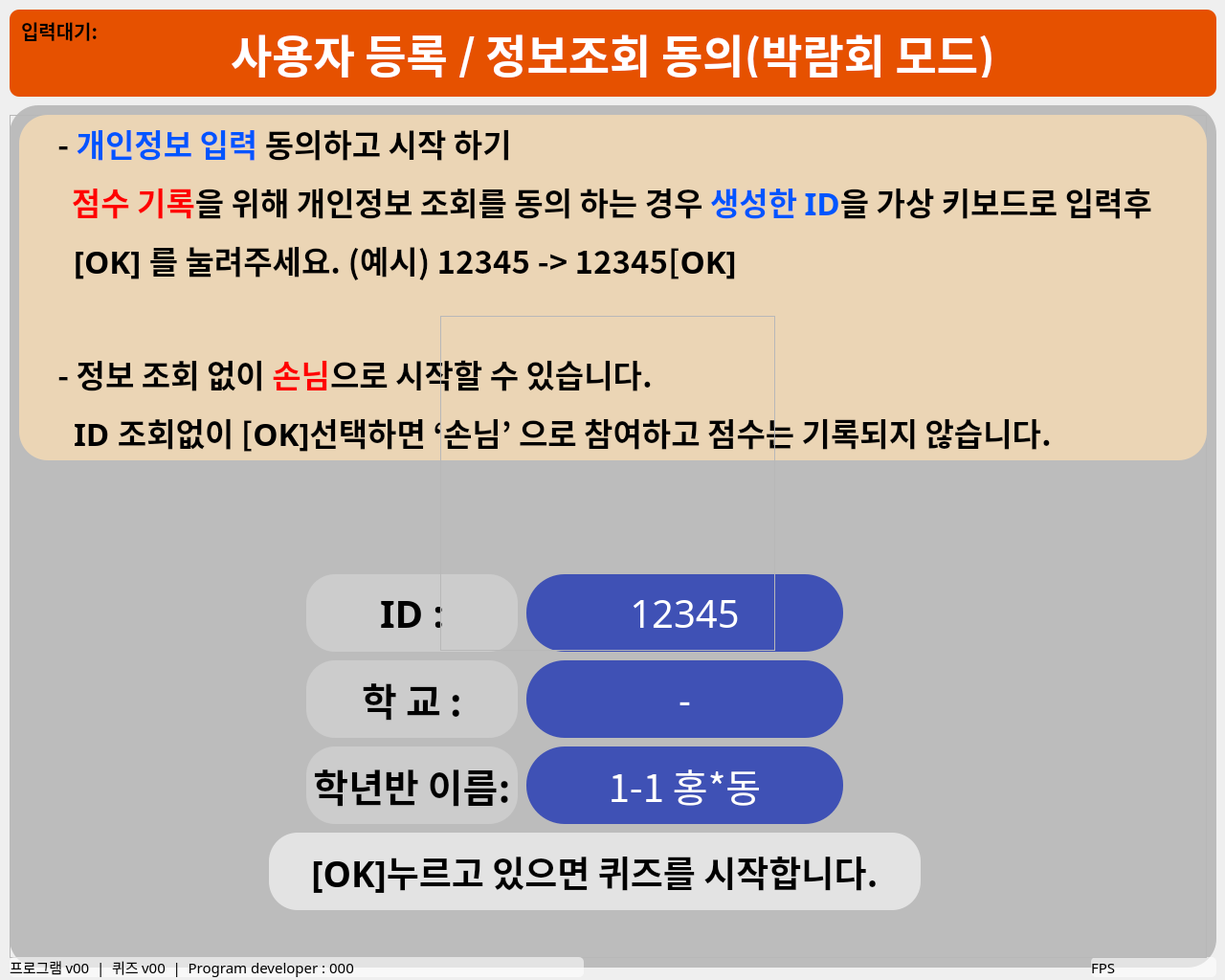
<?xml version="1.0" encoding="UTF-8"?>
<ui version="4.0">
 <class>user_reg</class>
 <widget class="QWidget" name="user_reg">
  <property name="geometry">
   <rect>
    <x>0</x>
    <y>0</y>
    <width>1280</width>
    <height>1024</height>
   </rect>
  </property>
  <property name="windowTitle">
   <string>Form</string>
  </property>
  <widget class="QFrame" name="fr_top_quiz">
   <property name="enabled">
    <bool>true</bool>
   </property>
   <property name="geometry">
    <rect>
     <x>10</x>
     <y>10</y>
     <width>1261</width>
     <height>91</height>
    </rect>
   </property>
   <property name="styleSheet">
    <string notr="true">background-color: #E65100;
border-radius: 10px;</string>
   </property>
   <property name="frameShape">
    <enum>QFrame::StyledPanel</enum>
   </property>
   <property name="frameShadow">
    <enum>QFrame::Raised</enum>
   </property>
  </widget>
  <widget class="QLabel" name="lb_fps">
   <property name="geometry">
    <rect>
     <x>1140</x>
     <y>1000</y>
     <width>131</width>
     <height>21</height>
    </rect>
   </property>
   <property name="font">
    <font>
     <family>나눔스퀘어라운드 Bold</family>
     <pointsize>11</pointsize>
    </font>
   </property>
   <property name="styleSheet">
    <string notr="true">border-radius: 5px;
background-color: rgba(255, 255, 255, 150);</string>
   </property>
   <property name="text">
    <string>FPS</string>
   </property>
   <property name="alignment">
    <set>Qt::AlignLeading|Qt::AlignLeft|Qt::AlignVCenter</set>
   </property>
  </widget>
  <widget class="QFrame" name="fr_main_quiz">
   <property name="geometry">
    <rect>
     <x>10</x>
     <y>120</y>
     <width>1251</width>
     <height>881</height>
    </rect>
   </property>
   <property name="frameShape">
    <enum>QFrame::StyledPanel</enum>
   </property>
   <property name="frameShadow">
    <enum>QFrame::Raised</enum>
   </property>
   <widget class="QLabel" name="lb_chAnswer">
    <property name="geometry">
     <rect>
      <x>271</x>
      <y>750</y>
      <width>681</width>
      <height>81</height>
     </rect>
    </property>
    <property name="minimumSize">
     <size>
      <width>110</width>
      <height>0</height>
     </size>
    </property>
    <property name="font">
     <font>
      <family>나눔스퀘어라운드 ExtraBold</family>
      <pointsize>28</pointsize>
      <italic>false</italic>
      <bold>true</bold>
      <underline>false</underline>
      <strikeout>false</strikeout>
      <kerning>true</kerning>
     </font>
    </property>
    <property name="styleSheet">
     <string notr="true">background-color: rgba(255, 255, 255, 150);
border-radius: 30px;</string>
    </property>
    <property name="text">
     <string>[OK]누르고 있으면 퀴즈를 시작합니다.</string>
    </property>
    <property name="alignment">
     <set>Qt::AlignCenter</set>
    </property>
    <property name="wordWrap">
     <bool>true</bool>
    </property>
   </widget>
   <widget class="QLabel" name="lb_question">
    <property name="geometry">
     <rect>
      <x>10</x>
      <y>0</y>
      <width>1241</width>
      <height>361</height>
     </rect>
    </property>
    <property name="minimumSize">
     <size>
      <width>110</width>
      <height>0</height>
     </size>
    </property>
    <property name="font">
     <font>
      <family>NanumSquareRound</family>
      <pointsize>25</pointsize>
      <bold>true</bold>
     </font>
    </property>
    <property name="autoFillBackground">
     <bool>false</bool>
    </property>
    <property name="styleSheet">
     <string notr="true">background-color: rgba(255, 224, 178, 180);
border-radius: 30px;</string>
    </property>
    <property name="text">
     <string/>
    </property>
    <property name="alignment">
     <set>Qt::AlignLeading|Qt::AlignLeft|Qt::AlignVCenter</set>
    </property>
    <property name="wordWrap">
     <bool>true</bool>
    </property>
   </widget>
   <widget class="QLabel" name="lb_msg">
    <property name="geometry">
     <rect>
      <x>50</x>
      <y>0</y>
      <width>1181</width>
      <height>361</height>
     </rect>
    </property>
    <property name="font">
     <font>
      <family>나눔스퀘어라운드 ExtraBold</family>
      <pointsize>25</pointsize>
      <bold>true</bold>
     </font>
    </property>
    <property name="styleSheet">
     <string notr="true"/>
    </property>
    <property name="text">
     <string>&lt;html&gt;&lt;head/&gt;&lt;body&gt;&lt;p&gt;- &lt;span style=&quot; color:#0055ff;&quot;&gt;개인정보 입력&lt;/span&gt; 동의하고 시작 하기&lt;/p&gt;&lt;p&gt;&amp;nbsp;&amp;nbsp;&lt;span style=&quot; color:#ff0000;&quot;&gt;점수 기록&lt;/span&gt;을 위해 개인정보 조회를 동의 하는 경우 &lt;span style=&quot; color:#0055ff;&quot;&gt; 생성한 ID&lt;/span&gt;을 가상 키보드로 입력후&lt;/p&gt;&lt;p&gt;&amp;nbsp;&amp;nbsp;[OK] 를 눌려주세요. (예시) 12345 -&amp;gt; 12345[OK] &lt;/p&gt;&lt;p&gt;&amp;nbsp;&amp;nbsp;&lt;/p&gt;&lt;p&gt;- 정보 조회 없이 &lt;span style=&quot; color:#ff0000;&quot;&gt;손님&lt;/span&gt;으로 시작할 수 있습니다.&lt;/p&gt;&lt;p&gt;&amp;nbsp;&amp;nbsp;ID 조회없이 [OK]선택하면 ‘손님’ 으로 참여하고 점수는 기록되지 않습니다.&lt;/p&gt;&lt;/body&gt;&lt;/html&gt;</string>
    </property>
   </widget>
   <widget class="QLabel" name="lb_id">
    <property name="geometry">
     <rect>
      <x>540</x>
      <y>480</y>
      <width>331</width>
      <height>81</height>
     </rect>
    </property>
    <property name="font">
     <font>
      <family>나눔스퀘어라운드 ExtraBold</family>
      <pointsize>30</pointsize>
     </font>
    </property>
    <property name="styleSheet">
     <string notr="true">background-color: rgb(63, 81, 181);
border-radius: 40px;
color: rgb(255, 255, 255);</string>
    </property>
    <property name="text">
     <string>12345</string>
    </property>
    <property name="alignment">
     <set>Qt::AlignCenter</set>
    </property>
   </widget>
   <widget class="QLabel" name="lb_school">
    <property name="geometry">
     <rect>
      <x>540</x>
      <y>570</y>
      <width>331</width>
      <height>81</height>
     </rect>
    </property>
    <property name="font">
     <font>
      <family>나눔스퀘어라운드 ExtraBold</family>
      <pointsize>30</pointsize>
     </font>
    </property>
    <property name="styleSheet">
     <string notr="true">background-color: rgb(63, 81, 181);
border-radius: 40px;
color: rgb(255, 255, 255);</string>
    </property>
    <property name="text">
     <string>-</string>
    </property>
    <property name="alignment">
     <set>Qt::AlignCenter</set>
    </property>
   </widget>
   <widget class="QLabel" name="lb_chAnswer_2">
    <property name="geometry">
     <rect>
      <x>310</x>
      <y>480</y>
      <width>221</width>
      <height>81</height>
     </rect>
    </property>
    <property name="minimumSize">
     <size>
      <width>110</width>
      <height>0</height>
     </size>
    </property>
    <property name="font">
     <font>
      <family>나눔스퀘어라운드 ExtraBold</family>
      <pointsize>30</pointsize>
      <italic>false</italic>
      <bold>true</bold>
      <underline>false</underline>
      <strikeout>false</strikeout>
      <kerning>true</kerning>
     </font>
    </property>
    <property name="styleSheet">
     <string notr="true">background-color: rgba(255, 255, 255, 60);
border-radius: 30px;</string>
    </property>
    <property name="text">
     <string>&lt;html&gt;&lt;head/&gt;&lt;body&gt;&lt;p&gt; ID :&lt;/p&gt;&lt;/body&gt;&lt;/html&gt;</string>
    </property>
    <property name="alignment">
     <set>Qt::AlignCenter</set>
    </property>
    <property name="wordWrap">
     <bool>true</bool>
    </property>
   </widget>
   <widget class="QLabel" name="lb_chAnswer_3">
    <property name="geometry">
     <rect>
      <x>310</x>
      <y>570</y>
      <width>221</width>
      <height>81</height>
     </rect>
    </property>
    <property name="minimumSize">
     <size>
      <width>110</width>
      <height>0</height>
     </size>
    </property>
    <property name="font">
     <font>
      <family>나눔스퀘어라운드 ExtraBold</family>
      <pointsize>30</pointsize>
      <italic>false</italic>
      <bold>true</bold>
      <underline>false</underline>
      <strikeout>false</strikeout>
      <kerning>true</kerning>
     </font>
    </property>
    <property name="styleSheet">
     <string notr="true">background-color: rgba(255, 255, 255, 60);
border-radius: 30px;</string>
    </property>
    <property name="text">
     <string>&lt;html&gt;&lt;head/&gt;&lt;body&gt;&lt;p&gt;학 교 :&lt;/p&gt;&lt;/body&gt;&lt;/html&gt;</string>
    </property>
    <property name="alignment">
     <set>Qt::AlignCenter</set>
    </property>
    <property name="wordWrap">
     <bool>true</bool>
    </property>
   </widget>
   <widget class="QLabel" name="lb_chAnswer_4">
    <property name="geometry">
     <rect>
      <x>310</x>
      <y>660</y>
      <width>221</width>
      <height>81</height>
     </rect>
    </property>
    <property name="minimumSize">
     <size>
      <width>110</width>
      <height>0</height>
     </size>
    </property>
    <property name="font">
     <font>
      <family>나눔스퀘어라운드 ExtraBold</family>
      <pointsize>30</pointsize>
      <italic>false</italic>
      <bold>true</bold>
      <underline>false</underline>
      <strikeout>false</strikeout>
      <kerning>true</kerning>
     </font>
    </property>
    <property name="styleSheet">
     <string notr="true">background-color: rgba(255, 255, 255, 60);
border-radius: 30px;</string>
    </property>
    <property name="text">
     <string>&lt;html&gt;&lt;head/&gt;&lt;body&gt;&lt;p&gt;학년반 이름:&lt;/p&gt;&lt;/body&gt;&lt;/html&gt;</string>
    </property>
    <property name="alignment">
     <set>Qt::AlignCenter</set>
    </property>
    <property name="wordWrap">
     <bool>true</bool>
    </property>
   </widget>
   <widget class="QLabel" name="lb_name">
    <property name="geometry">
     <rect>
      <x>540</x>
      <y>660</y>
      <width>331</width>
      <height>81</height>
     </rect>
    </property>
    <property name="font">
     <font>
      <family>나눔스퀘어라운드 ExtraBold</family>
      <pointsize>30</pointsize>
     </font>
    </property>
    <property name="styleSheet">
     <string notr="true">background-color: rgb(63, 81, 181);
border-radius: 40px;
color: rgb(255, 255, 255);</string>
    </property>
    <property name="text">
     <string>1-1 홍*동</string>
    </property>
    <property name="alignment">
     <set>Qt::AlignCenter</set>
    </property>
   </widget>
  </widget>
  <widget class="QLabel" name="lb_imageView">
   <property name="geometry">
    <rect>
     <x>10</x>
     <y>110</y>
     <width>1261</width>
     <height>901</height>
    </rect>
   </property>
   <property name="font">
    <font>
     <pointsize>28</pointsize>
    </font>
   </property>
   <property name="styleSheet">
    <string notr="true">background-color: rgb(188, 188, 188);
border-radius: 30px;</string>
   </property>
   <property name="text">
    <string/>
   </property>
   <property name="alignment">
    <set>Qt::AlignCenter</set>
   </property>
  </widget>
  <widget class="QLabel" name="label">
   <property name="geometry">
    <rect>
     <x>210</x>
     <y>30</y>
     <width>861</width>
     <height>51</height>
    </rect>
   </property>
   <property name="font">
    <font>
     <family>나눔스퀘어라운드 ExtraBold</family>
     <pointsize>35</pointsize>
     <bold>true</bold>
    </font>
   </property>
   <property name="styleSheet">
    <string notr="true">color: rgb(255, 255, 255);</string>
   </property>
   <property name="text">
    <string>사용자 등록 / 정보조회 동의(박람회 모드)</string>
   </property>
   <property name="alignment">
    <set>Qt::AlignCenter</set>
   </property>
  </widget>
  <widget class="QLabel" name="lb_keytime">
   <property name="geometry">
    <rect>
     <x>22</x>
     <y>16</y>
     <width>231</width>
     <height>31</height>
    </rect>
   </property>
   <property name="font">
    <font>
     <family>나눔스퀘어라운드 ExtraBold</family>
     <pointsize>15</pointsize>
     <bold>true</bold>
    </font>
   </property>
   <property name="text">
    <string>입력대기:</string>
   </property>
  </widget>
  <widget class="QFrame" name="center_progress">
   <property name="geometry">
    <rect>
     <x>460</x>
     <y>330</y>
     <width>350</width>
     <height>350</height>
    </rect>
   </property>
   <property name="frameShape">
    <enum>QFrame::StyledPanel</enum>
   </property>
   <property name="frameShadow">
    <enum>QFrame::Raised</enum>
   </property>
  </widget>
  <widget class="QLabel" name="lb_verInfo">
   <property name="geometry">
    <rect>
     <x>10</x>
     <y>1000</y>
     <width>600</width>
     <height>21</height>
    </rect>
   </property>
   <property name="font">
    <font>
     <family>나눔스퀘어라운드 Bold</family>
     <pointsize>11</pointsize>
    </font>
   </property>
   <property name="styleSheet">
    <string notr="true">border-radius: 5px;
background-color: rgba(255, 255, 255, 150);</string>
   </property>
   <property name="text">
    <string>프로그램 v00  |  퀴즈 v00  |  Program developer : 000</string>
   </property>
   <property name="alignment">
    <set>Qt::AlignLeading|Qt::AlignLeft|Qt::AlignVCenter</set>
   </property>
  </widget>
  <zorder>lb_imageView</zorder>
  <zorder>fr_top_quiz</zorder>
  <zorder>lb_fps</zorder>
  <zorder>fr_main_quiz</zorder>
  <zorder>label</zorder>
  <zorder>lb_keytime</zorder>
  <zorder>center_progress</zorder>
  <zorder>lb_verInfo</zorder>
 </widget>
 <resources/>
 <connections/>
</ui>
